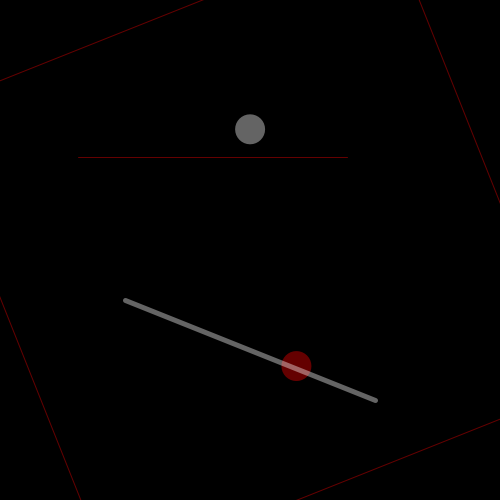
Frame 1 (no input)
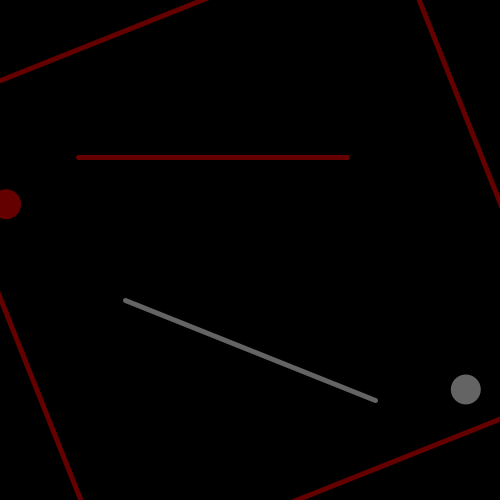
Frame 60 (the mouse pressed at the canvas centre just before this capture)
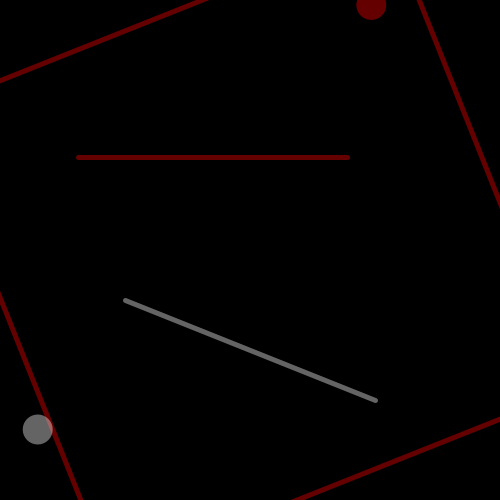
Frame 120 (the mouse held since frame 60 and released just before this capture)

The Processing sketch that drew these frames (run headless with seeded random() and noise(); from frame 60 on, the mouse is pressed at the canvas centre):

// Processing sketch: reflectionTest
// ── reflectionTest.pde
PVector pos, vel, acc, p1, p2, midth, zero, gravity;
float ballRadius, ballDiameter, drag, lineDrag;

void setup(){
  size(500,500);
  smooth();
  ellipseMode(CENTER);
  
  midth = new PVector(width*0.5, height*0.5);
  zero = new PVector(0, 0);
  gravity = new PVector(0, 0.3);
  drag = 1;
  lineDrag = 0.5;
  
  ballDiameter = 30;
  ballRadius = ballDiameter*0.5;
  
  pos = new PVector(midth.x, height*0.25);
  vel = new PVector(0.1, 4);
  acc = new PVector();
  
  p1 = new PVector(width*0.25, height*0.6);
  p2 = new PVector(width*0.75, height*0.8);
}

void draw(){
  background(0);
  dragLine();
  updateBall();
  drawLine();
  drawBall();
}

void updateBall(){
  collideLine();
  collideScreen();
  
  acc.add(gravity);
  vel.add(acc);
  vel.mult(drag);
  pos.add(vel);
  acc.mult(0);
}

void dragLine(){
  if(mousePressed){
    float tmpMinDist = 10;
    
    PVector tmpMouse = new PVector(mouseX, mouseY);
    PVector tmpDelta1 = new PVector(p1.x, p1.y);
    PVector tmpDelta2 = new PVector(p2.x, p2.y);
    tmpDelta1.sub(tmpMouse);
    tmpDelta2.sub(tmpMouse);
    
    PVector tmpVect = new PVector(tmpMouse.x, tmpMouse.y);
    if(tmpMinDist*tmpMinDist > tmpDelta1.x*tmpDelta1.x + tmpDelta1.y*tmpDelta1.y) p1.set(new PVector(mouseX, mouseY));
    if(tmpMinDist*tmpMinDist > tmpDelta2.x*tmpDelta2.x + tmpDelta2.y*tmpDelta2.y) p2.set(new PVector(mouseX, mouseY));
  }
}

void collideLine(){
  // line collision
  float tmpAngle = atan2(p1.y-p2.y, p1.x-p2.x);
  
  PVector tmp1 = rotateAround(p1, midth, -tmpAngle);
  PVector tmp2 = rotateAround(p2, midth, -tmpAngle);
  PVector tmpVel = rotateAround(vel, zero, -tmpAngle);
  PVector tmpPos = rotateAround(pos, midth, -tmpAngle);
  
  PVector[] tmpCorner = new PVector[4];
  tmpCorner[0] = rotateAround(zero, midth, -tmpAngle);
  tmpCorner[1] = rotateAround(new PVector(width, 0), midth, -tmpAngle);
  tmpCorner[2] = rotateAround(new PVector(width, height), midth, -tmpAngle);
  tmpCorner[3] = rotateAround(new PVector(0, height), midth, -tmpAngle);
  
  PVector tmpMax = new PVector(max(tmp1.x, tmp2.x), max(tmp1.y, tmp2.y));
  PVector tmpMin = new PVector(min(tmp1.x, tmp2.x), min(tmp1.y, tmp2.y));
  if(tmpPos.x < tmpMax.x && tmpPos.x > tmpMin.x && tmpPos.y > tmp1.y -ballRadius && tmpPos.y < tmp1.y +ballRadius ){
    noStroke();
    fill(255);
    ellipse(0,0,20,20);
    
    tmpVel.y *= -lineDrag;
    if(tmpPos.y > tmp1.y) tmpPos.y = tmp1.y +ballRadius;
    else tmpPos.y = tmp1.y -ballRadius;
  } else {
    /*
    if(tmpPos.x < tmpMax.x +ballRadius && tmpPos.x > tmpMin.x -ballRadius && tmpPos.y > tmp1.y -ballRadius && tmpPos.y < tmp1.y +ballRadius){
      
      float tmpAngleBetween;
      if(tmpPos.x > tmpMax.x){
        //tmpPos.x = tmpMax.x +ballRadius;
        tmpAngleBetween = atan2(tmpMax.y-tmpPos.y, tmpMax.x-tmpPos.x);
      }
      else{
        //tmpPos.x = tmpMin.x -ballRadius;
        tmpAngleBetween = atan2(tmpMin.y-tmpPos.y, tmpMin.x-tmpPos.x);
      }
      tmpVel.x = cos(tmpAngleBetween)*tmpVel.mag();
      tmpVel.y = sin(tmpAngleBetween)*tmpVel.mag();
      
      //tmpVel.mult(-1);
    }
    */
  }
  
  noStroke();
  fill(255, 0, 0, 100);
  ellipse(tmpPos.x, tmpPos.y, ballDiameter, ballDiameter);
  
  noFill();
  stroke(255, 0, 0, 100);
  line(tmp1.x, tmp1.y, tmp2.x, tmp2.y);
  
  quad(tmpCorner[0].x, tmpCorner[0].y, tmpCorner[1].x, tmpCorner[1].y, tmpCorner[2].x, tmpCorner[2].y, tmpCorner[3].x, tmpCorner[3].y);
  
  tmp1 = rotateAround(tmp1, midth, tmpAngle);
  tmp2 = rotateAround(tmp2, midth, tmpAngle);
  tmpVel = rotateAround(tmpVel, zero, tmpAngle);
  tmpPos = rotateAround(tmpPos, midth, tmpAngle);
  
  vel = tmpVel;
  pos = tmpPos;
  
}

void collideScreen(){
  // screen collision
  if(pos.x < ballDiameter*0.5 || pos.x > width - ballDiameter*0.5){
    pos.x = constrain(pos.x, ballDiameter*0.5, width - ballDiameter*0.5);
    vel.x *= -1;
  }
  
  if(pos.y < ballDiameter*0.5 || pos.y > height - ballDiameter*0.5){
    pos.y = constrain(pos.y, ballDiameter*0.5, height - ballDiameter*0.5);
    vel.y *= -1;
  }
}

void drawBall(){
  noStroke();
  fill(255,100);
  ellipse(pos.x, pos.y, ballDiameter, ballDiameter);
}

void drawLine(){
  stroke(255, 100);
  strokeWeight(5);
  line(p1.x, p1.y, p2.x, p2.y);
}

PVector rotateAround(PVector vector, PVector around, float angle){
  PVector tmp = new PVector(vector.x, vector.y);
  tmp.sub(around);
  float tmpMagnitude = tmp.mag();
  float tmpAngle = atan2(tmp.y, tmp.x);
  tmp.set(around.x + cos(tmpAngle+angle)*tmpMagnitude, around.y + sin(tmpAngle+angle)*tmpMagnitude, 0);
  
  return tmp;
}

PVector setRotationAround(PVector vector, PVector around, float angle){
  PVector tmp = new PVector(vector.x, vector.y);
  tmp.sub(around);
  float tmpMagnitude = tmp.mag();
  tmp.set(around.x + cos(angle)*tmpMagnitude, around.y + sin(angle)*tmpMagnitude, 0);
  
  return tmp;
}
